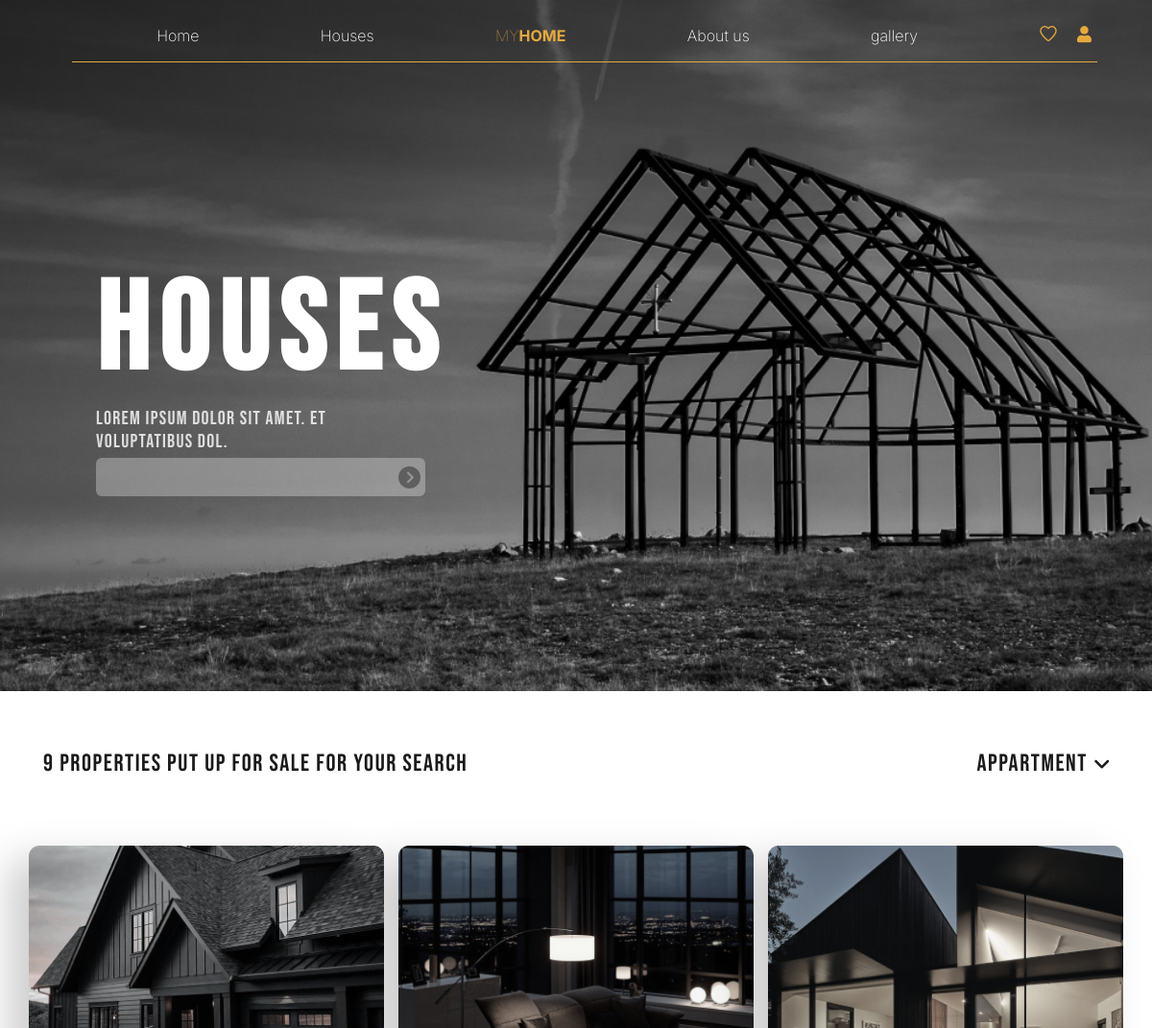
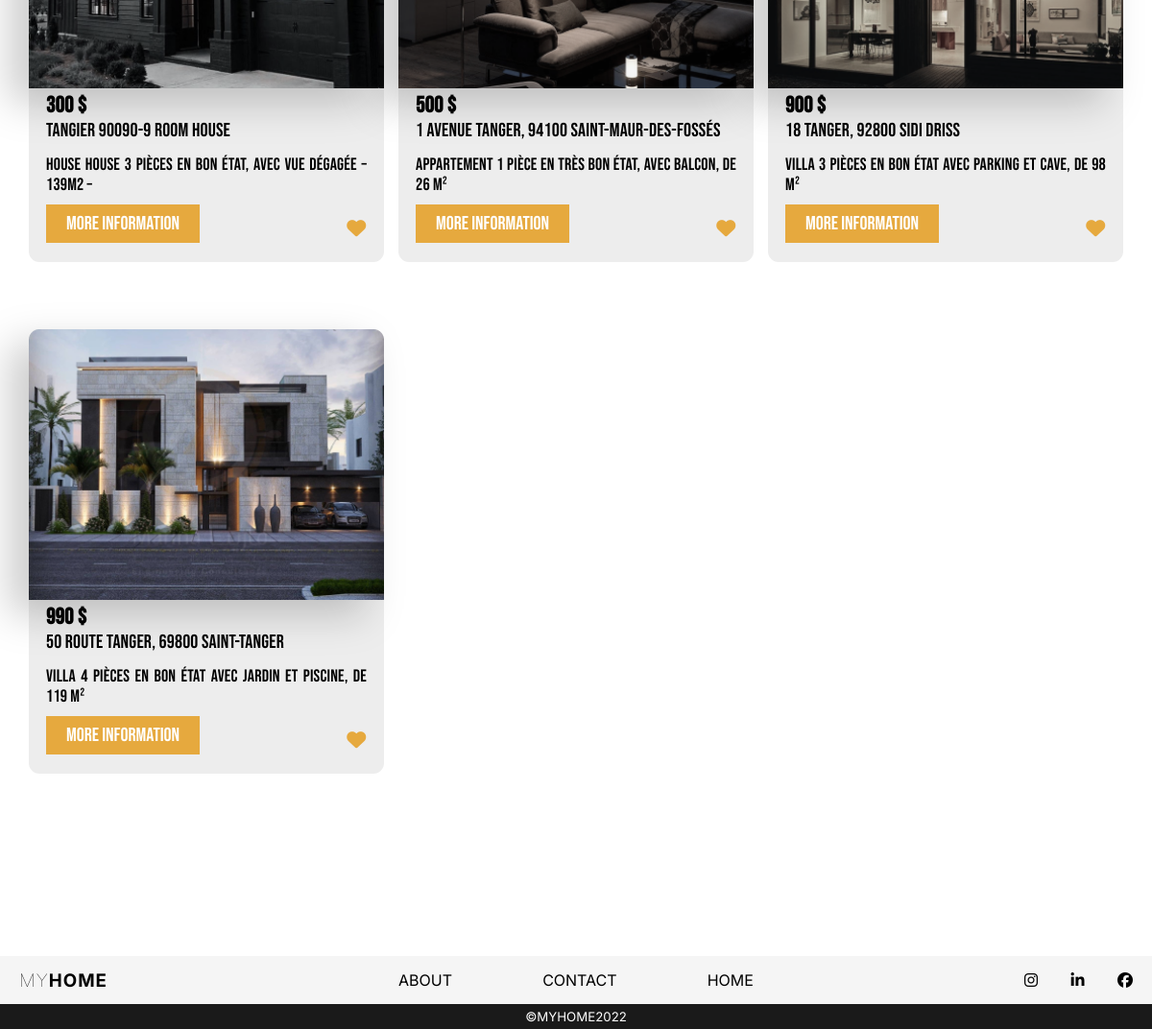
The page /houses.php on the database its author committed (2 pictures, top to bottom).
### tables this page shows
CREATE TABLE `house` (
  `ID_house` int(5) NOT NULL,
  `ID_catégorie` int(5) DEFAULT NULL,
  `profile_pic` varchar(254) DEFAULT NULL,
  `adress` varchar(254) DEFAULT NULL,
  `price` decimal(3,0) DEFAULT NULL,
  `description` varchar(254) DEFAULT NULL,
  `title` varchar(255) NOT NULL
);

### houses.php (the view, shortened to what this page needs)
<?php include 'connexion.php'?>
<?php
$cat = "";
  $query_prod = "SELECT DISTINCT H.ID_house, H.adress, H.description, H.price, galary.image FROM house H INNER JOIN galary ON H.ID_house = galary.ID_house INNER JOIN Catégorie C ON C.ID_catégorie = H.ID_catégorie WHERE C.Nom_catégorie LIKE '%".$cat."%' GROUP BY H.ID_house";
  $data = mysqli_query($conn, $query_prod);
?>
    <!DOCTYPE html>
    <html lang="en">
    <head>
        <link rel="stylesheet" href="houses.css">
        <link rel="stylesheet" href="nav_footer/style_nav.css">
    </head>
    <body>
    <?php include "../MYHOME/nav_footer/navbar.php"?>
        <header>
            <div id="header_text">
                <h1>houses</h1>
                <h2>Lorem ipsum dolor sit amet. Et voluptatibus dol.</h2>
                <div class="searsh">
                     <i class="fa-solid fa-circle-chevron-right"></i>
                     <input type="text">
                </div>
            </div>
        </header>
        <main>
            <div id="title_houses">
                 <h2 class="title_houses">9 properties put up for sale for your search</h2>
                 <h2 class="title_houses">APPARTMENT<i class="fa-solid fa-angle-down ic"></i></h2>
            </div>
            <div id="sales_houses">
            <?php
               while ($house = mysqli_fetch_assoc($data)){
                $description = $house["description"];
                if(strlen($house["description"]) > 70){
                    $description = substr($house["description"], 0, 70);
                }
                echo '
                <div class="child_houses">
                        <div class="houses_img">
                            <img src="images/'.$house["image"].'">
                        </div>
                        <div class="price_description">
                            <h3>'.$house["price"].' $</h3>
                            <h4>'.$house["adress"].'</h4>
                            <p>'.$description.'</p>
                           <a href="detail.php?id_house='.$house["ID_house"].'"><button>more Information</button></a>
                           <a href="favoris.php?id_house='.$house["ID_house"].'" class="ic_favoris"><i class="fa-solid fa-heart"></i></a>
                        </div>
                </div>
                ';
               }
            ?>
            </div>
        </main>
        <?php include "../MYHOME/nav_footer/footer.php"?>
    </body>
    </html>

### nav_footer/navbar.php (shortened to what this page needs)
<nav>
        <div>
            <a href="home.php">Home</a>
            <a href="houses.php">Houses</a>
            <a id="logo" href="">MY<span>HOME</span></a>
            <a href="home.php#about_us">About us</a>
            <a href="galary.php">gallery</a>
            <div>
                <a href="favoris.php" id="favourit"><img src="images/Favorite.png"></a>
                <?php if(!isset($_SESSION["id_user"]) || $_SESSION["id_user"]==""){ ?>
                         <a href="sign_up.php"><img src="images/user.png"></a>
                    <?php } else{ ?>
                         <a href="logout.php"><i class="fa-solid fa-arrow-right-from-bracket"></i></a>
                    <?php } ?>
            </div>
        </div>
        <section></section>
     </nav>

### nav_footer/footer.php
<footer>
            <div id="footer_information">
                <div id="logo_footer">
                    <h3><span>MY</span>HOME</h3>
                </div>
                <div class="formation">
                    <span>ABOUT</span>
                    <span>CONTACT</span>
                    <span>HOME</span>
                </div>
                <div class="footer_icon">
                    <ul>
                         <i class="fa-brands fa-instagram"></i>
                         <i class="fa-brands fa-linkedin-in"></i>
                         <i class="fa-brands fa-facebook"></i>
                    </ul>
                </div>
            </div>
            <div id="footer_div2">
                 <h5>©MYHOME2022</h5>
            </div>
        </footer>

### houses.css (style rules this page uses)
* { margin: 0; padding: 0; }
header { background-image: url("images/background_houses.png"); background-size: cover; background-position: center; width: 100%; height: 90vh; }
#header_text { color: white; height: 100%; display: flex; flex-direction: column; justify-content: center; align-items: flex-start; font-family: 'Bebas Neue'; margin-left: 100px; }
#header_text h1 { font-size: 130px; letter-spacing: 0.08em; margin-top: 65px; }
#header_text h2 { color: rgba(255, 255, 255, 0.8); font-size: 20px; width: 30%; letter-spacing: 0.0625em; font-weight: 100; margin-bottom: 5px; }
#header_text input { width: 343px; height: 40px; opacity: 0.3; border-radius: 6px; border: none; }
.searsh { position: relative; display: flex; justify-content: flex-end; align-items: center; }
.searsh i { position: absolute; font-size: 23px; margin-right: 5px; color: #1A1A1A; }
.title_houses { color: #1A1A1A; font-family: 'Bebas Neue'; letter-spacing: 0.0625em; font-weight: 100; margin: 0; margin-top: 60px; margin-left: 45px; }
#title_houses { display: flex; justify-content: space-between; position: relative; }
#title_houses h2 { display: flex; align-items: center; font-size: 25px; justify-content: space-between; margin-right: 42px; }
.ic { font-size: 20px; margin-left: 6px; }
.child_houses { display: flex; flex-direction: column; position: relative; background: rgba(26, 26, 26, 0.08); border-radius: 11px; width: 370px; margin-bottom: 70px; }
.houses_img img { width: 100%; filter: drop-shadow(-20px 15px 20px rgba(0, 0, 0, 0.2)); }
.price_description { font-family: 'Bebas Neue'; letter-spacing: 0.01em; font-size: 20px; text-align: justify; padding: 0 18px 10px 18px; }
.price_description button { border: none; margin: 0; background-color: #E6A93E; color: white; font-family: 'Bebas Neue'; width: 160px; height: 40px; font-size: 20px; cursor: pointer; margin-top: 10px; margin-bottom: 10px; }
#sales_houses { display: flex; align-items: center; justify-content: space-between; flex-wrap: wrap; margin-top: 70px; padding-left: 30px; padding-right: 30px; }
.price_description p { font-size: 18px; font-weight: 100; margin-top: 13px; }
.child_houses h4 { font-weight: 500; }
.child_houses .ic_favoris { position: absolute; right: 5%; top: 90%; color: #E6A93E; }

### nav_footer/style_nav.css (style rules this page uses)
body { margin: 0px; padding: 0px; }
nav > div { display: flex; align-items: center; justify-content: space-around ; padding-left: 100px; }
nav { display: flex; flex-direction: column; position: absolute; z-index: 10; width: 100%; font-family: 'Inter', sans-serif; padding-top: 25px; padding-bottom: 20px; }
nav a { text-decoration: none; color: white; font-family: 'Inter', sans-serif; font-weight: 200; }
#logo { color: #E6A93E; font-weight: lighter; }
nav a span { font-weight: bold; }
#favourit { margin-right: 15px; }
section { width: 89%; margin-left: 75px; margin-top: 15px; height: 1px; background-color: #E6A93E; }
#footer_information { display: flex; padding: 0 20px 0 20px; align-items: center; height: 50px; margin-top: 120px; background: #F5F5F5; font-family: 'Inter', sans-serif; }
.formation { width: 40%; display: flex; justify-content: space-around; }
.formation span { display: inline; justify-content: space-between; }
#logo_footer { letter-spacing: 0.0630em; width: 30%; }
#logo_footer span { font-weight: 100; }
.footer_icon { width: 30%; display: flex; justify-content: flex-end; }
.footer_icon ul i { margin-left: 30px; }
#footer_div2 { margin: 0; background: #1A1A1A; }
#footer_div2 h5 { margin: 0; color: white; display: flex; justify-content: center; font-family: 'Inter', sans-serif; padding: 5px; font-weight: 400; }

### rows shown on the page
house: shows a picture, price "300", adress "TANGIER 90090-9 room house", description "house house 3 pièces en bon état, avec vue dégagée – 139m2 –"
house: shows a picture, price "500", adress "1 Avenue Tanger, 94100 Saint-Maur-des-Fossés", description "Appartement 1 pièce en très bon état, avec balcon, de 26 m²"
house: shows a picture, price "900", adress "18 tanger, 92800 sidi driss", description "villa 3 pièces en bon état avec parking et cave, de 98 m²"
house: shows a picture, price "990", adress "50 Route tanger, 69800 Saint-tanger", description "villa 4 pièces en bon état avec jardin et piscine, de 119 m²"
